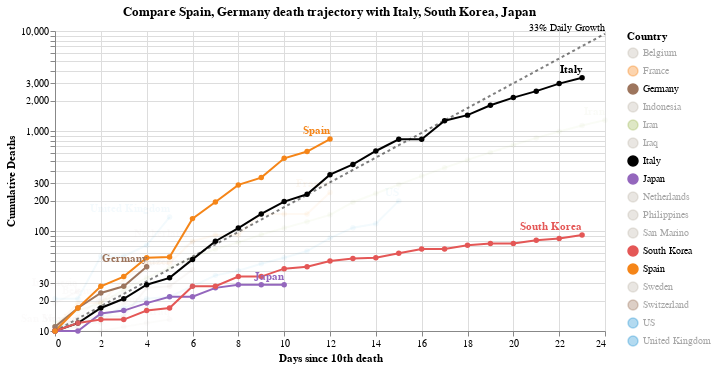

The notebook cell this image was saved under:
### Code cell
#hide_input
chart2 = make_since_chart(['Spain', 'Germany'])
chart2

### Figure 1 — Vega-Lite specification as saved in the notebook (floating-point values rounded to 4 significant figures; data arrays with more than 128 entries replaced by an {"elided": "..."} marker saying what was removed)
{"config": {"view": {"continuousWidth": 400, "continuousHeight": 300}}, "layer": [{"mark": {"type": "line", "color": "black", "opacity": 0.5, "strokeDash": [3, 3]}, "encoding": {"x": {"type": "quantitative", "field": "Days since 10th death"}, "y": {"type": "quantitative", "field": "Confirmed Cases"}}}, {"mark": {"type": "text", "align": "right", "dy": -6, "fontSize": 10, "text": "33% Daily Growth"}, "encoding": {"x": {"type": "quantitative", "field": "Days since 10th death"}, "y": {"type": "quantitative", "field": "Confirmed Cases"}}, "transform": [{"filter": "(datum['Days since 10th death'] >= 24)"}]}, {"data": {"name": "data-b8cb2506bde005adc57de15f9474b6ee"}, "mark": {"type": "line", "point": true}, "encoding": {"color": {"type": "nominal", "field": "Country", "scale": {"domain": ["Belgium", "France", "Germany", "Indonesia", "Iran", "Iraq", "Italy", "Japan", "Netherlands", "Philippines", "San Marino", "South Korea", "Spain", "Sweden", "Switzerland", "US", "United Kingdom"], "range": ["#C1B7AD", "#F58518", "#9D755D", "#C1B7AD", "#A1BA59", "#C1B7AD", "black", "#9467bd", "#C1B7AD", "#C1B7AD", "#C1B7AD", "#E45756", "#F58518", "#C1B7AD", "#9D755D", "#2495D3", "#2495D3"]}}, "opacity": {"condition": {"value": 1, "selection": "selector002"}, "value": 0.05}, "tooltip": [{"type": "nominal", "field": "Country"}, {"type": "temporal", "field": "Date"}, {"type": "quantitative", "field": "Confirmed Cases"}, {"type": "quantitative", "field": "Days since 10th death"}], "x": {"type": "quantitative", "field": "Days since 10th death"}, "y": {"type": "quantitative", "axis": {"title": "Cumulative Deaths"}, "field": "Confirmed Cases", "scale": {"type": "log"}}}, "selection": {"selector002": {"type": "multi", "fields": ["Country"], "bind": "legend", "init": [{"Country": "Spain"}, {"Country": "Germany"}, {"Country": "Italy"}, {"Country": "South Korea"}, {"Country": "Japan"}]}}, "width": 550}, {"data": {"name": "data-b8cb2506bde005adc57de15f9474b6ee"}, "mark": {"type": "text", "align": "right", "dy": -8, "fontWeight": "bold"}, "encoding": {"color": {"type": "nominal", "field": "Country", "scale": {"domain": ["Belgium", "France", "Germany", "Indonesia", "Iran", "Iraq", "Italy", "Japan", "Netherlands", "Philippines", "San Marino", "South Korea", "Spain", "Sweden", "Switzerland", "US", "United Kingdom"], "range": ["#C1B7AD", "#F58518", "#9D755D", "#C1B7AD", "#A1BA59", "#C1B7AD", "black", "#9467bd", "#C1B7AD", "#C1B7AD", "#C1B7AD", "#E45756", "#F58518", "#C1B7AD", "#9D755D", "#2495D3", "#2495D3"]}}, "opacity": {"condition": {"value": 1, "selection": "selector002"}, "value": 0.05}, "text": {"type": "nominal", "field": "Country"}, "tooltip": [{"type": "nominal", "field": "Country"}, {"type": "temporal", "field": "Date"}, {"type": "quantitative", "field": "Confirmed Cases"}, {"type": "quantitative", "field": "Days since 10th death"}], "x": {"type": "quantitative", "field": "Days since 10th death"}, "y": {"type": "quantitative", "axis": {"title": "Cumulative Deaths"}, "field": "Confirmed Cases", "scale": {"type": "log"}}}, "transform": [{"filter": "(datum['Date'] >= 1584576000000)"}], "width": 550}], "data": {"name": "data-dd986f394fc4151175e9dd16550f94ba"}, "title": "Compare Spain, Germany death trajectory with Italy, South Korea, Japan", "$schema": "https://vega.github.io/schema/vega-lite/v4.0.2.json", "datasets": {"data-dd986f394fc4151175e9dd16550f94ba": [{"Days since 10th death": 0, "Confirmed Cases": 10.0}, {"Days since 10th death": 1, "Confirmed Cases": 13.3}, {"Days since 10th death": 2, "Confirmed Cases": 17.69}, {"Days since 10th death": 3, "Confirmed Cases": 23.53}, {"Days since 10th death": 4, "Confirmed Cases": 31.29}, {"Days since 10th death": 5, "Confirmed Cases": 41.62}, {"Days since 10th death": 6, "Confirmed Cases": 55.35}, {"Days since 10th death": 7, "Confirmed Cases": 73.61}, {"Days since 10th death": 8, "Confirmed Cases": 97.91}, {"Days since 10th death": 9, "Confirmed Cases": 130.2}, {"Days since 10th death": 10, "Confirmed Cases": 173.2}, {"Days since 10th death": 11, "Confirmed Cases": 230.3}, {"Days since 10th death": 12, "Confirmed Cases": 306.4}, {"Days since 10th death": 13, "Confirmed Cases": 407.4}, {"Days since 10th death": 14, "Confirmed Cases": 541.9}, {"Days since 10th death": 15, "Confirmed Cases": 720.7}, {"Days since 10th death": 16, "Confirmed Cases": 958.6}, {"Days since 10th death": 17, "Confirmed Cases": 1275.0}, {"Days since 10th death": 18, "Confirmed Cases": 1696.0}, {"Days since 10th death": 19, "Confirmed Cases": 2255.0}, {"Days since 10th death": 20, "Confirmed Cases": 2999.0}, {"Days since 10th death": 21, "Confirmed Cases": 3989.0}, {"Days since 10th death": 22, "Confirmed Cases": 5306.0}, {"Days since 10th death": 23, "Confirmed Cases": 7056.0}, {"Days since 10th death": 24, "Confirmed Cases": 9385.0}], "data-b8cb2506bde005adc57de15f9474b6ee": {"elided": "171 records"}}}
